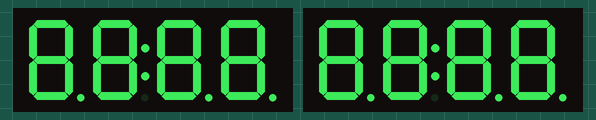
Simulated run of this sketch. Board: Arduino Uno, built with avr-gcc and run on an emulated ATmega328P. On the bench: 2 × 4-digit seven-segment display.

Above: at 0.1 s.
At 4.2 s:
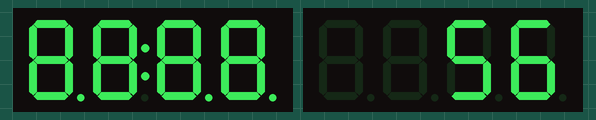
At 9.3 s:
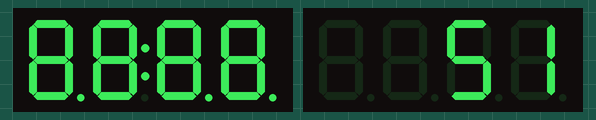
At 19.5 s:
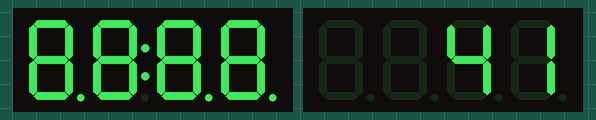
At 28.7 s:
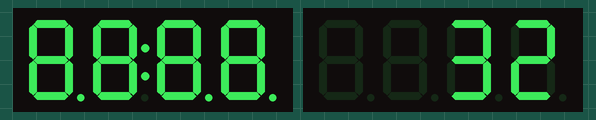
At 38.9 s:
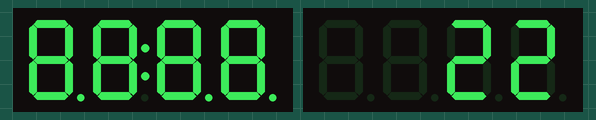

Measured:
- what the display in image 2 shows lasts 1.1 s, from 9.2 s to 10.3 s

The sketch:

100_day_countdown_timer.ino
```cpp
#include <TM1637Display.h>

// Module connection pins (Digital Pins)
#define CLK 2
#define DIOa 3
#define DIOb 4

// The amount of time (in milliseconds) between tests
#define TEST_DELAY   1000

const uint8_t SEG_DONE[] = {
	SEG_B | SEG_C | SEG_D | SEG_E | SEG_G,           // d
	SEG_A | SEG_B | SEG_C | SEG_D | SEG_E | SEG_F,   // O
	SEG_C | SEG_E | SEG_G,                           // n
	SEG_A | SEG_D | SEG_E | SEG_F | SEG_G            // E
	};

TM1637Display display_a(CLK, DIOa);
TM1637Display display_b(CLK, DIOb);

void setup()
{
}

void loop()
{
  uint8_t data[] = { 0xff, 0xff, 0xff, 0xff };
  display_a.setBrightness(0x00);
  display_b.setBrightness(0x00);

  // All segments on
  display_a.setSegments(data);
  display_b.setSegments(data);
  delay(TEST_DELAY);

  int secondONES;
  int secondTENS;
  int minuteONES;
  int minuteTENS;

  // minuteONES
  //for(minuteONES = 9; minuteONES > -1; minuteONES -= 1)
  //{

      // secondTENS
    for(secondTENS = 5; secondTENS > -1; secondTENS -= 1)
    {
    // secondTENS
    for(secondTENS = 5; secondTENS > -1; secondTENS -= 1)
    {
     // secondONES
     for(secondONES = 9; secondONES > -1; secondONES -= 1)
     {
       int DISPLAY_A = minuteONES * 100 + secondTENS * 10 + secondONES;
       display_b.showNumberDec(DISPLAY_A);
       delay(TEST_DELAY);
     }
    }
    }

  // Done!
  display_a.setSegments(SEG_DONE);
  display_b.setSegments(SEG_DONE);

  while(1);
}
```
